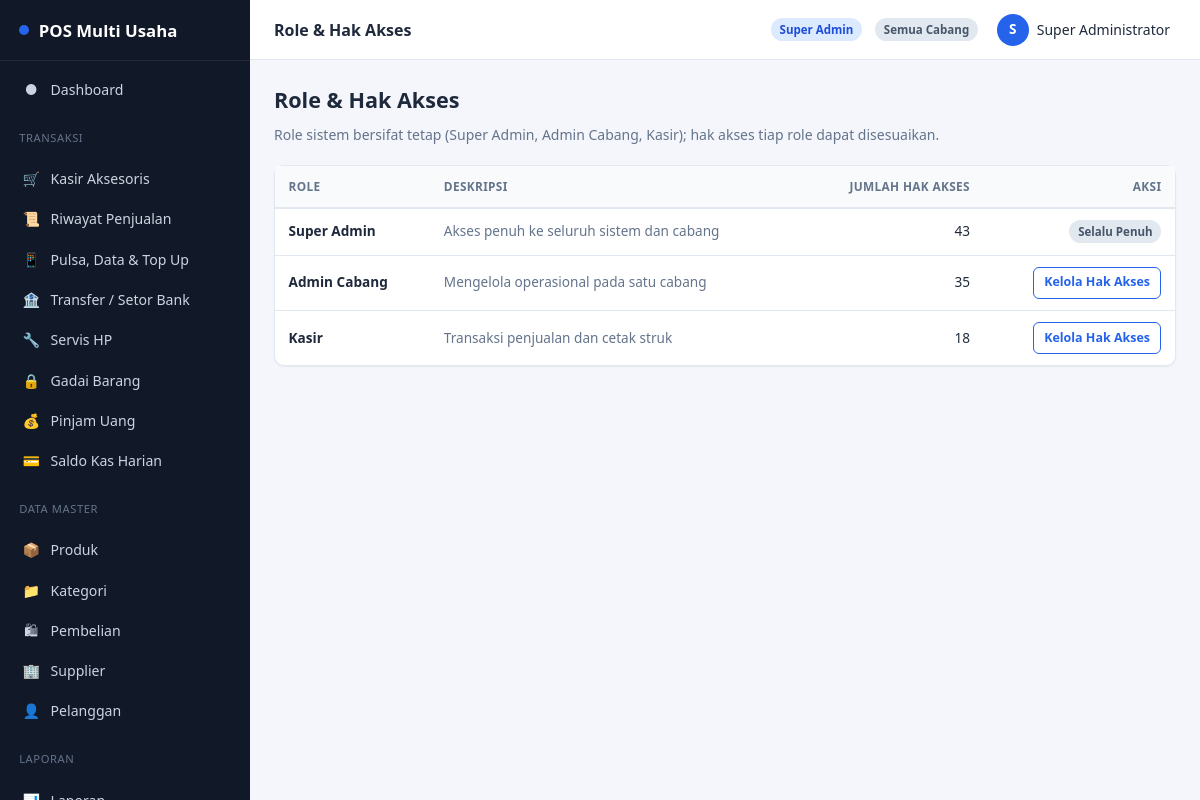
/roles/index (signed in), run on the app's committed database.
### tables this page shows
CREATE TABLE IF NOT EXISTS roles (
    id            INT UNSIGNED AUTO_INCREMENT PRIMARY KEY,
    slug          VARCHAR(50)  NOT NULL UNIQUE,
    name          VARCHAR(100) NOT NULL,
    description   VARCHAR(255) DEFAULT NULL,
    created_at    DATETIME     NOT NULL DEFAULT CURRENT_TIMESTAMP
);

### app/core/Controller.php (called while the page is built, shortened)
<?php
abstract class Controller
{
    protected function view(string $view, array $data = [], string $layout = 'app'): void
    {
        extract($data, EXTR_SKIP);
        $viewFile = VIEW_PATH . '/' . $view . '.php';
        $content = function () use ($viewFile, $data): void {
            extract($data, EXTR_SKIP);
            require $viewFile;
        };
        require VIEW_PATH . '/layouts/' . $layout . '.php';
    }
}

### app/controllers/RoleController.php (called while the page is built, shortened)
<?php
final class RoleController extends Controller
{
    public function index(): void
    {
        $this->view('roles/index', [
            'title' => 'Role & Hak Akses',
            'roles' => RoleModel::allWithPermissionCount(),
        ]);
    }
}

### app/core/Router.php (called while the page is built, shortened)
<?php
final class Router
{
    public static function dispatch(string $route): void
    {
        $route = trim($route, '/');
        $segments = $route === '' ? [] : explode('/', $route);
        $action    = $segments[1] ?? 'index';
        $params    = array_slice($segments, 2);
        $controller = new $controllerClass();
        call_user_func_array([$controller, $action], $params);
    }
}

### index.php (called while the page is built, shortened)
<?php
$route = $_GET['route'] ?? '';
Router::dispatch($route);

### app/core/Auth.php (called while the page is built, shortened)
<?php
final class Auth
{
    public static function user(): ?array
    {
        return $_SESSION['user'] ?? null;
    }
}

### app/models/RoleModel.php (called while the page is built, shortened)
<?php
final class RoleModel extends Model
{
    public static function allWithPermissionCount(): array
    {
        $sql = 'SELECT r.*, COUNT(rp.permission_id) AS permission_count
                FROM roles r LEFT JOIN role_permissions rp ON rp.role_id = r.id
                GROUP BY r.id ORDER BY r.id';
        return Database::connection()->query($sql)->fetchAll();
    }
}

### app/views/roles/index.php (the view)
<div class="content-header">
    <div>
        <h1>Role & Hak Akses</h1>
        <p class="text-muted mb-0">Role sistem bersifat tetap (Super Admin, Admin Cabang, Kasir); hak akses tiap role dapat disesuaikan.</p>
    </div>
</div>
<div class="card">
    <div class="table-wrap">
        <table>
            <thead><tr><th>Role</th><th>Deskripsi</th><th class="text-right">Jumlah Hak Akses</th><th class="text-right">Aksi</th></tr></thead>
            <tbody>
            <?php foreach ($roles as $r): ?>
                <tr>
                    <td><strong><?= e($r['name']) ?></strong></td>
                    <td class="text-muted"><?= e($r['description'] ?? '-') ?></td>
                    <td class="text-right"><?= (int) $r['permission_count'] ?></td>
                    <td class="text-right">
                        <?php if ($r['slug'] === 'super_admin'): ?>
                            <span class="badge badge-gray">Selalu Penuh</span>
                        <?php else: ?>
                            <a class="btn btn-sm btn-outline" href="<?= e(url('roles/edit/' . $r['id'])) ?>">Kelola Hak Akses</a>
                        <?php endif; ?>
                    </td>
                </tr>
            <?php endforeach; ?>
            </tbody>
        </table>
    </div>
</div>

### app/views/layouts/partials/header.php (shortened to what this page needs)
<?php $currentUser = Auth::user(); ?>
<header class="topbar">
    <div class="flex gap-md" style="align-items:center;">
        <div>
            <div class="topbar-title"><?= e($title ?? 'Dashboard') ?></div>
        </div>
    </div>
    <div class="topbar-user">
        <span class="badge badge-info badge-role"><?= e($currentUser['role_name'] ?? '') ?></span>
        <?php if (!empty($currentUser['branch_id'])):
            $branch = BranchModel::find((int) $currentUser['branch_id']); ?>
            <span class="badge badge-gray"><?= e($branch['name'] ?? '-') ?></span>
        <?php else: ?>
            <span class="badge badge-gray">Semua Cabang</span>
        <?php endif; ?>
        <div class="user-menu">
            <button type="button" class="user-menu-btn">
                <span class="avatar"><?= e(strtoupper(substr($currentUser['full_name'] ?? '?', 0, 1))) ?></span>
                <span><?= e($currentUser['full_name'] ?? '') ?></span>
            </button>
        </div>
    </div>
</header>

### assets/css/app.css (style rules this page uses)
:root { --color-primary: #2563eb; --color-primary-dark: #1d4ed8; --color-primary-light: #dbeafe; --color-success: #16a34a; --color-success-light: #dcfce7; --color-danger: #dc2626; --color-danger-light: #fee2e2; --color-warning: #d97706; --color-warning-light: #fef3c7; --color-info: #0891b2; --color-bg: #f4f6fb; --color-surface: #ffffff; --color-border: #e2e8f0; --color-text: #1e293b; --color-text-muted: #64748b; --color-sidebar-bg: #111827; --color-sidebar-text: #cbd5e1; --color-sidebar-active: #2563eb; --radius-sm: 6px; --radius-md: 10px; --radius-lg: 16px; --shadow-sm: 0 1px 2px rgba(15, 23, 42, .06); --shadow-md: 0 4px 12px rgba(15, 23, 42, .08); --sidebar-width: 250px; --header-height: 60px; }
* { box-sizing: border-box; }
html, body { margin: 0; padding: 0; height: 100%; }
body { font-family: 'Segoe UI', Roboto, -apple-system, BlinkMacSystemFont, Arial, sans-serif; background: var(--color-bg); color: var(--color-text); font-size: 14px; line-height: 1.5; }
a { color: var(--color-primary); text-decoration: none; }
h1, h2, h3, h4 { margin: 0 0 .5rem; font-weight: 600; }
p { margin: 0 0 .75rem; }
.topbar { height: var(--header-height); background: var(--color-surface); border-bottom: 1px solid var(--color-border); display: flex; align-items: center; justify-content: space-between; padding: 0 1.5rem; position: sticky; top: 0; z-index: 30; }
.topbar-title { font-weight: 600; font-size: 1rem; }
.topbar-user { display: flex; align-items: center; gap: .8rem; }
.topbar-user .badge-role { font-size: .72rem; }
.user-menu { position: relative; }
.user-menu-btn { display: flex; align-items: center; gap: .5rem; background: none; border: none; cursor: pointer; font: inherit; color: var(--color-text); }
.avatar { width: 32px; height: 32px; border-radius: 50%; background: var(--color-primary); color: #fff; display: flex; align-items: center; justify-content: center; font-weight: 700; font-size: .85rem; }
.content-header { display: flex; align-items: center; justify-content: space-between; flex-wrap: wrap; gap: .75rem; margin-bottom: 1.25rem; }
.content-header h1 { font-size: 1.35rem; }
.card { background: var(--color-surface); border: 1px solid var(--color-border); border-radius: var(--radius-md); box-shadow: var(--shadow-sm); margin-bottom: 1.25rem; }
.btn { display: inline-flex; align-items: center; justify-content: center; gap: .4rem; padding: .55rem 1rem; border-radius: var(--radius-sm); border: 1px solid transparent; font: inherit; font-weight: 600; font-size: .85rem; cursor: pointer; background: var(--color-primary); color: #fff; transition: filter .15s ease; }
.btn-sm { padding: .35rem .65rem; font-size: .78rem; }
.btn-outline { background: transparent; color: var(--color-primary); border-color: var(--color-primary); }
.table-wrap { overflow-x: auto; }
table { width: 100%; border-collapse: collapse; font-size: .85rem; }
thead th { text-align: left; padding: .7rem .85rem; background: #f8fafc; border-bottom: 2px solid var(--color-border); font-size: .74rem; text-transform: uppercase; letter-spacing: .03em; color: var(--color-text-muted); white-space: nowrap; }
tbody td { padding: .7rem .85rem; border-bottom: 1px solid var(--color-border); vertical-align: middle; }
tbody tr:last-child td { border-bottom: none; }
.text-right { text-align: right; }
.badge { display: inline-flex; align-items: center; padding: .2rem .55rem; border-radius: 999px; font-size: .72rem; font-weight: 700; }
.badge-info { background: var(--color-primary-light); color: var(--color-primary-dark); }
.badge-gray { background: #e2e8f0; color: #475569; }
.flex { display: flex; }
.gap-md { gap: 1rem; }
.mb-0 { margin-bottom: 0; }
.text-muted { color: var(--color-text-muted); }

### data on the page
roles: name "Super Admin", description "Akses penuh ke seluruh sistem dan cabang", permission_count "43", slug "Selalu Penuh"
roles: name "Admin Cabang", description "Mengelola operasional pada satu cabang", permission_count "35"
roles: name "Kasir", description "Transaksi penjualan dan cetak struk", permission_count "18"

### other printed values
APP_NAME "POS Multi Usaha"
$item['icon'] "●"
$item['label'] "Dashboard"
$item['icon'] "🛒"
$item['label'] "Kasir Aksesoris"
$item['icon'] "📜"
$item['label'] "Riwayat Penjualan"
$item['icon'] "📱"
$item['label'] "Pulsa, Data & Top Up"
$item['icon'] "🏦"
$item['label'] "Transfer / Setor Bank"
$item['icon'] "🔧"
$item['label'] "Servis HP"
$item['icon'] "🔒"
$item['label'] "Gadai Barang"
